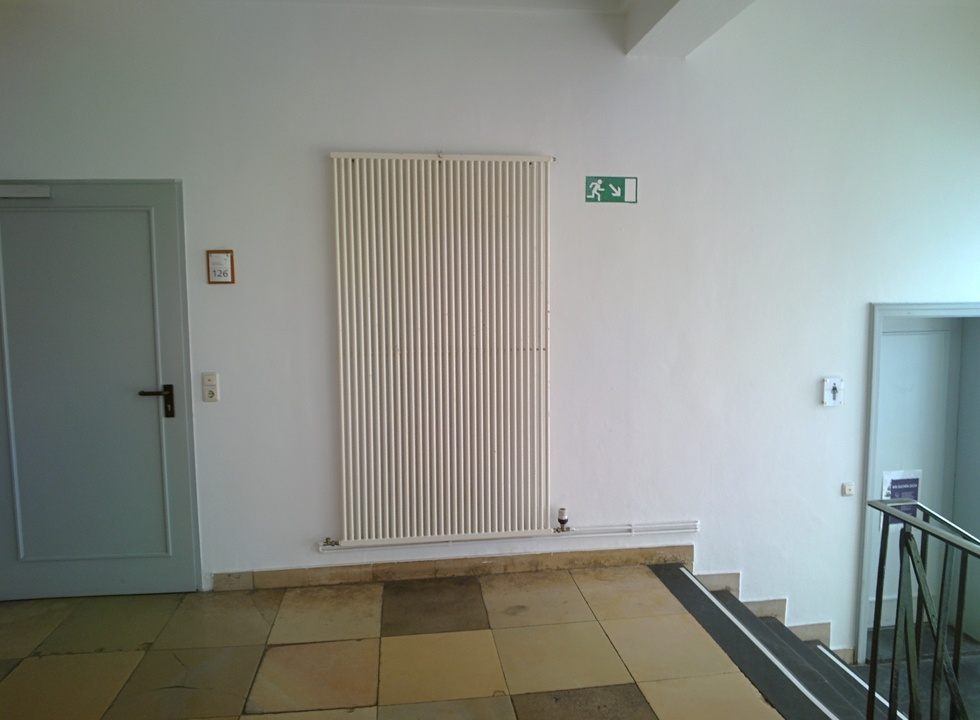
#> input picture GoogleGlass/media/documents/0_3_h_1OG_Flur192.jpg, 980 x 720 px, shrunk from 2528 x 1856 before the run
$ python color_balance.py ../../media/documents/0_3_h_1OG_Flur192.jpg
#> lines starting #> are read from the running program, lines starting #| are printed output that depends on the picture; after the words box and inside, x2 and y2 are one past the last pixel; in counts of white or black regions, pixels touching at a corner belong together
#> further down, img is the input picture: shape (720, 980, 3); mean B, G, R 134.7, 141.1, 137
import cv2
import math
import numpy as np
import sys

#http://www.morethantechnical.com/2015/01/14/simplest-color-balance-with-opencv-wcode/

def apply_mask(matrix, mask, fill_value):
    masked = np.ma.array(matrix, mask=mask, fill_value=fill_value)
    return masked.filled()

def apply_threshold(matrix, low_value, high_value):
    low_mask = matrix < low_value
    matrix = apply_mask(matrix, low_mask, low_value)

    high_mask = matrix > high_value
    matrix = apply_mask(matrix, high_mask, high_value)

    return matrix

def simplest_cb(img, percent):
#> called with percent = 1
    assert img.shape[2] == 3
    assert percent > 0 and percent < 100

    half_percent = percent / 200.0

    channels = cv2.split(img)

    out_channels = []
    for channel in channels:
        assert len(channel.shape) == 2
        # find the low and high precentile values (based on the input percentile)
        height, width = channel.shape
        vec_size = width * height
        flat = channel.reshape(vec_size)

        assert len(flat.shape) == 1

        flat = np.sort(flat)

        n_cols = flat.shape[0]

        low_val  = flat[math.floor(n_cols * half_percent)]
        high_val = flat[math.ceil( n_cols * (1.0 - half_percent))]

        print("Lowval: ", low_val)
        print("Highval: ", high_val)

        # saturate below the low percentile and above the high percentile
        thresholded = apply_threshold(channel, low_val, high_val)
        # scale the channel
        normalized = cv2.normalize(thresholded, thresholded.copy(), 0, 255, cv2.NORM_MINMAX)
        out_channels.append(normalized)
#> this loop made 3 passes
#> (low_val, high_val) on passes 1 to 3: (25, 245), (33, 234), (26, 221)
#| Lowval:  25
#| Highval:  245
#| Lowval:  33
#| Highval:  234
#| Lowval:  26
#| Highval:  221
#> pass 1, in apply_threshold, `low_mask = matrix < low_value`:
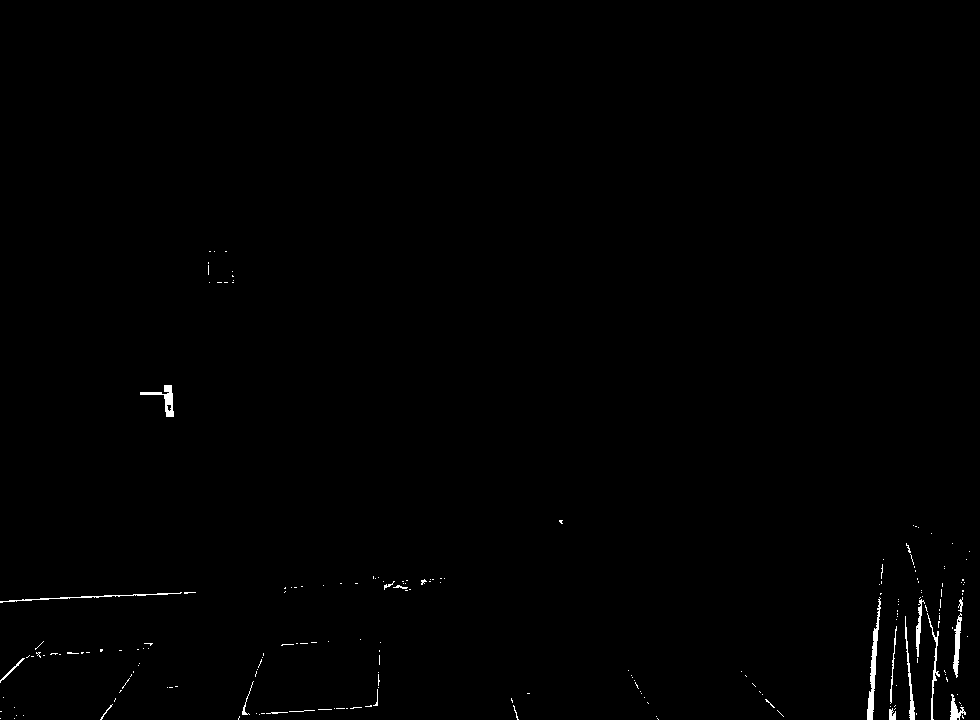
#> low_mask: shape (720, 980) bool; 0.49% white; 199 white regions (179 under 20 px), largest, box (x1, y1, x2, y2) and area: (867, 597, 881, 720) 531, (140, 385, 174, 417) 307, (953, 613, 962, 678) 279
#> pass 1, in apply_mask, `masked = np.ma.array(matrix, mask=mask, fill_value=fill_value)`:
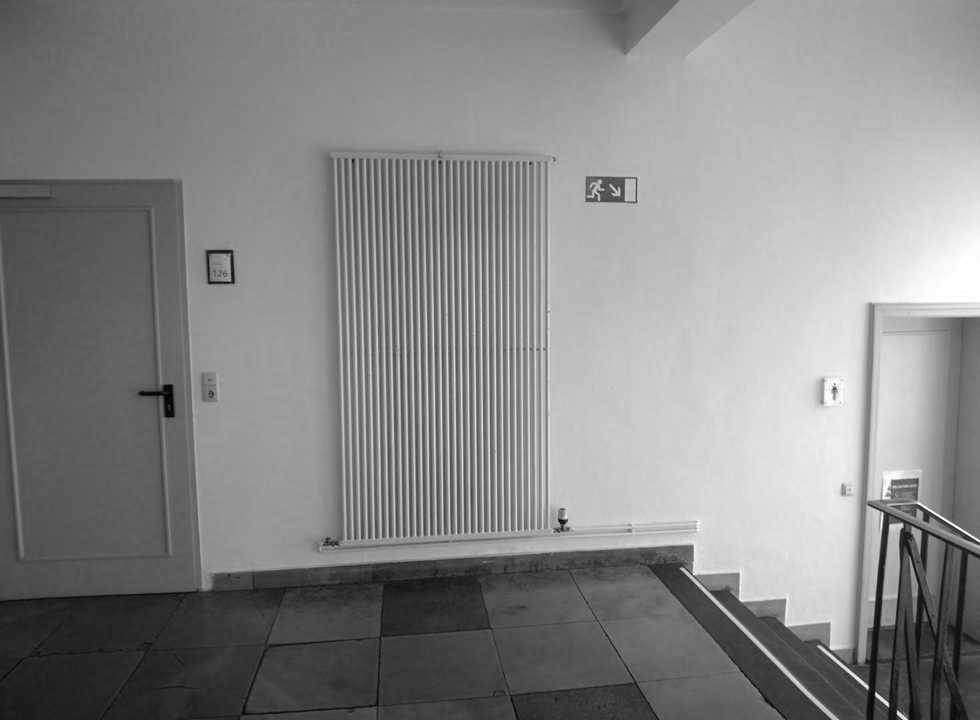
#> masked: shape (720, 980); min 1, max 255, mean 134.7
#> pass 1, in apply_threshold, `high_mask = matrix > high_value`:
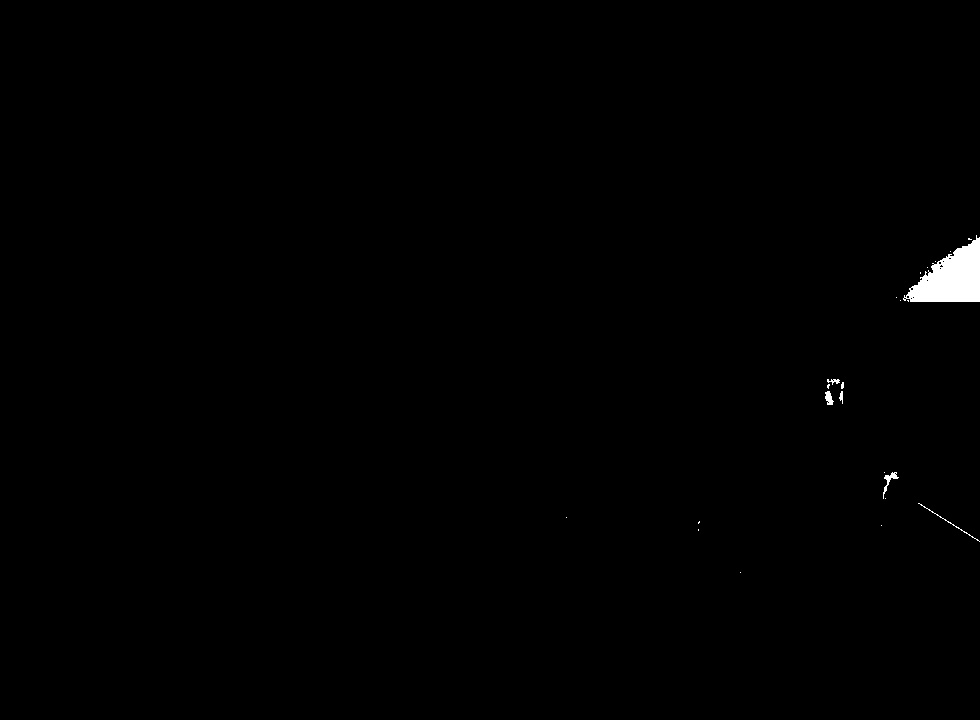
#> high_mask: shape (720, 980) bool; 0.48% white; 23 white regions (17 under 20 px), largest, box (x1, y1, x2, y2) and area: (903, 235, 980, 302) 2958, (883, 472, 899, 499) 108, (825, 391, 834, 405) 81, (918, 503, 980, 542) 80, (827, 379, 840, 385) 41, (839, 391, 843, 404) 32
#> after the loop:
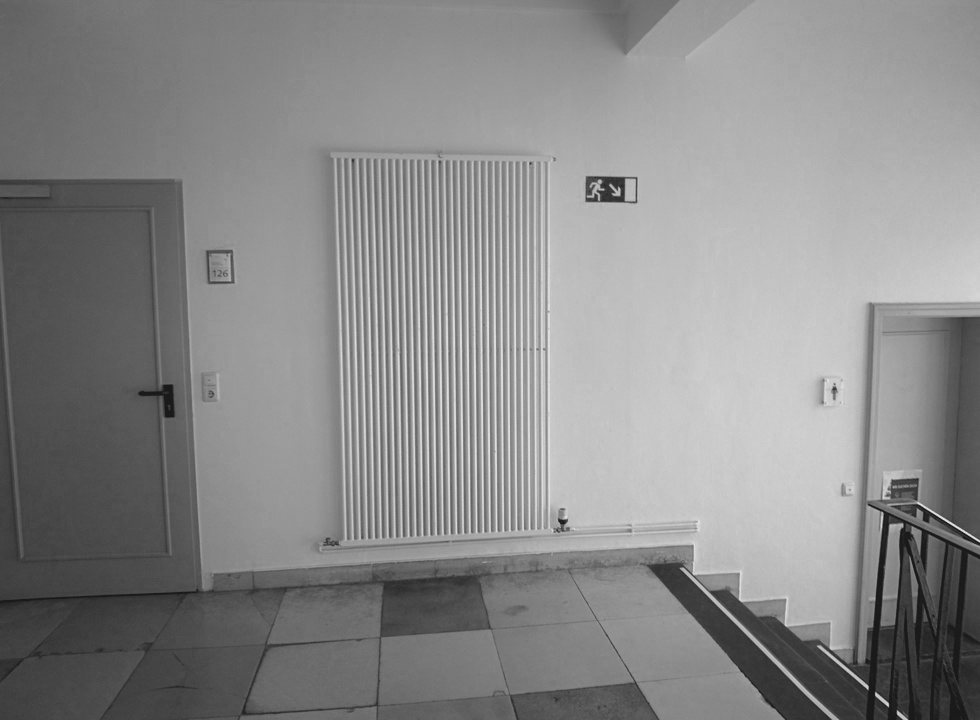
#> thresholded: shape (720, 980); min 26, max 221, mean 137
#> after the loop, out_channels = 3 items

    return cv2.merge(out_channels)
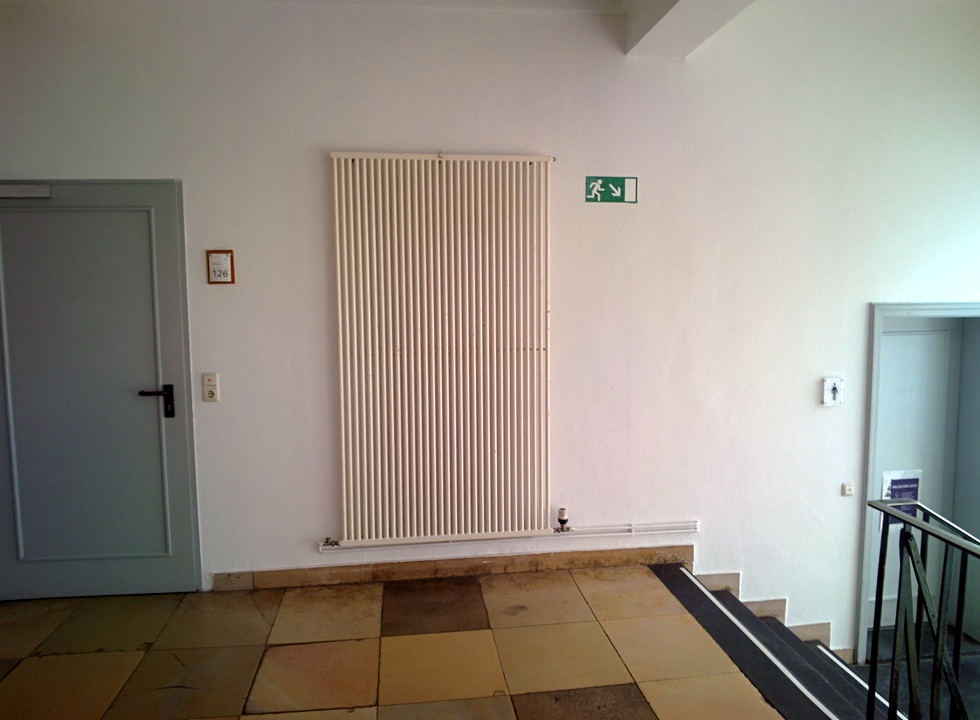
#> returned value: shape (720, 980, 3); mean of channels 0, 1, 2 127.2, 137.2, 145.1; drawn as B, G, R

if __name__ == '__main__':
    img = cv2.imread(sys.argv[1])
    out = simplest_cb(img, 1)
    cv2.imshow("before", img)
    cv2.imshow("after", out)
    cv2.waitKey(0)

$ run again, on GoogleGlass/media/documents/0_3_h_3OG_R310.jpg
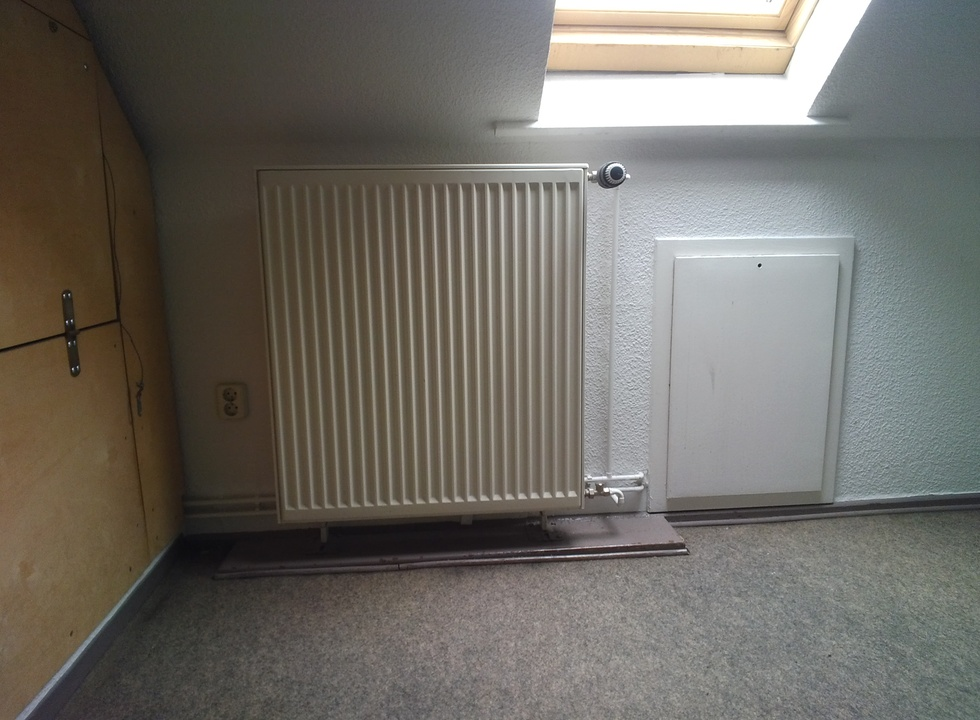
#> input picture GoogleGlass/media/documents/0_3_h_3OG_R310.jpg, 980 x 720 px, shrunk from 2528 x 1856 before the run
#> img is the input picture: shape (720, 980, 3); mean B, G, R 100.9, 107.9, 111.4
#> the loop in simplest_cb, `for channel in channels:` made 3 passes
#> low_val on passes 1 to 3: 19, 19, 22
#> (printed output is left out)
#> pass 1, in apply_threshold, `low_mask = matrix < low_value`:
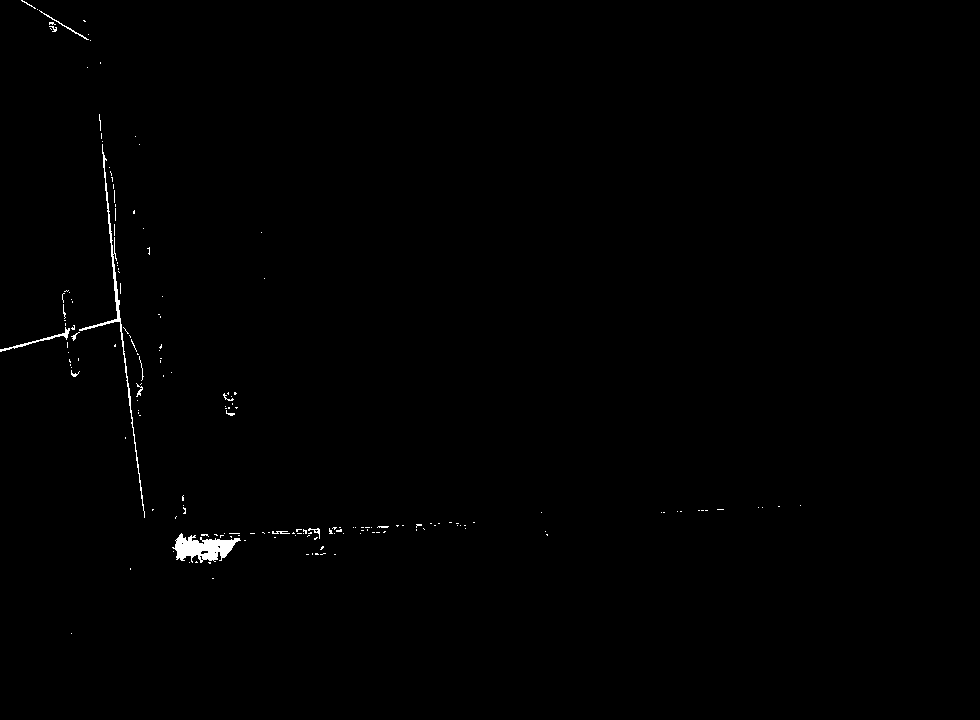
#> low_mask: shape (720, 980) bool; 0.44% white; 175 white regions (160 under 20 px), largest, box (x1, y1, x2, y2) and area: (172, 533, 241, 563) 1098, (79, 144, 145, 518) 825, (0, 327, 70, 352) 194
#> after the loop in simplest_cb, `for channel in channels:`: out_channels = 3 items
#> in simplest_cb, `return cv2.merge(out_channels)`:
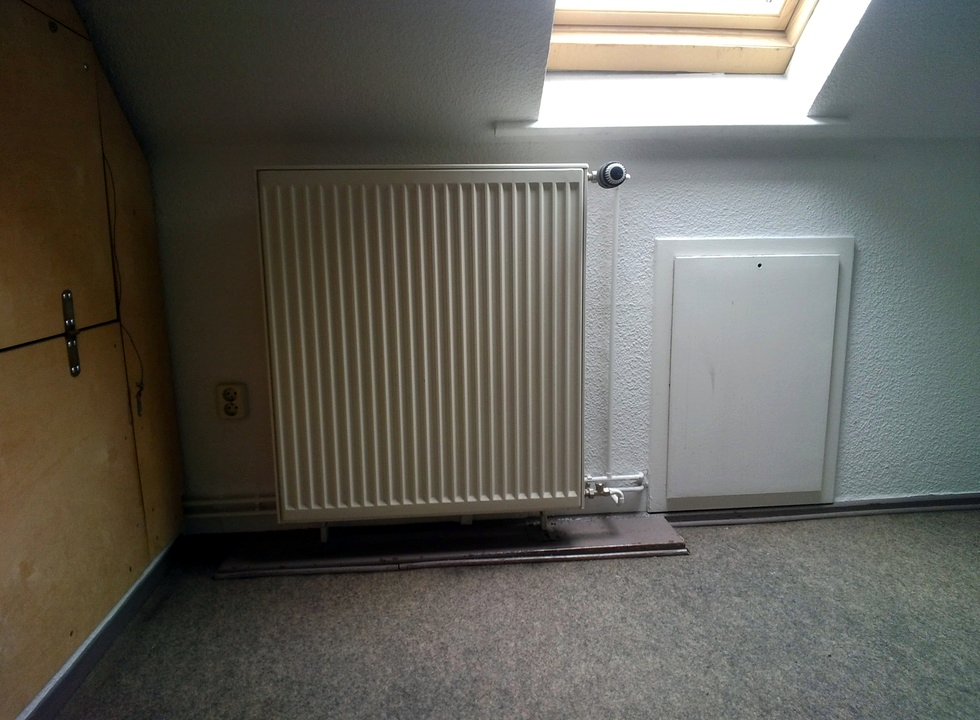
#> returned value: shape (720, 980, 3); mean of channels 0, 1, 2 88.6, 96, 97.9; drawn as B, G, R
